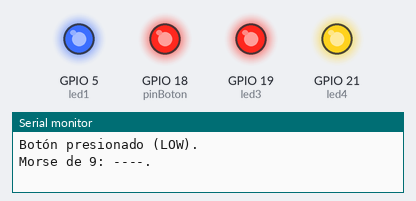
Bench run of a sketch on a simulated ESP32. Parts: output pins drawn as LEDs (lit = HIGH), the last lines printed to the serial monitor.

Above: at 0.3 s.
At 15.4 s:
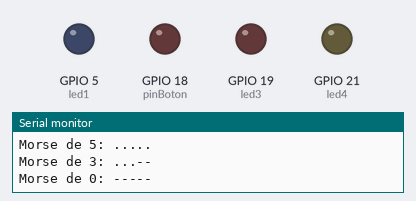
Timing chart, 0 to 21.8 s (numbered marks = the images above):
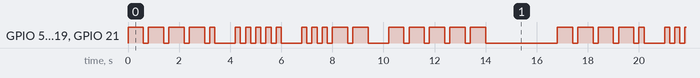

The sketch:

sketch.ino
```cpp
//NOTACIÓN DE NÚMEROS EN CÓDIGO MORSE:
//PUNTO = 200ms = ESPACIO DE TIEMPO
//RAYA = 600ms
/*case '0': return "-----";
    1:".----"
    2:"..---"
    3:"...--"
    4:"....-"
    5:"....."
    6:"-...."
    7:"--..."
    8:"---.."
    9:"----."
    INDETERMINADO: ""
*/


const int pinBoton = 18; //Le asigno a la constante pinBoton un valor al pin 18

// Pines para LEDs
const int led1 = 5;
const int led2 = 18;
const int led3 = 19;
const int led4 = 21;
void setup(){
  //Activa el monitor serial para poder imprimir mensajes en la consola.
  Serial.begin(9600);

  //Configura el pin 18 como entrada digital y activa la resistencia pull-up interna del ESP32.
  //Los ESP32 tienen resistencia interna incorporada, a diferencia de los Arduino UNO
  pinMode(pinBoton, INPUT_PULLUP);

  //Configurar pines de los LEDs como salida
  pinMode(led1, OUTPUT);
  pinMode(led2, OUTPUT);
  pinMode(led3, OUTPUT);
  pinMode(led4, OUTPUT);
}

void loop(){
  //Lee el estado del botón en ese momento: donde HIGH (1) = no presionado
  //LOW (0) = presionado
  int estado = digitalRead(pinBoton);

  //Entonces, si se presiona el botón, es decir
  if(estado == LOW){
    Serial.println("Botón presionado (LOW).");
    mostrarMorse("9530");
    delay(2000); //paiusa de 3segundos
  }

}

//Establezco q "." = 200ms y "-" = a 600ms.

//Toma cada elemento del string de números y lo itera por cada caracter.
//Se podría hacer con números o una lista con cada caracter, pero es un paso adicional
void mostrarMorse(String numeros){
  for(int i=0; i < numeros.length(); i++){
    char digito = numeros[i];
//Se extrae el primer elemento del String (un dígito) y se obtiene su equivalente en Morse.
    String morse = convertirAMorse(digito);

    Serial.print("Morse de ");
    Serial.print(digito);
    Serial.print(": ");
    Serial.println(morse);


    for(int j=0; j < morse.length(); j++){
      if(morse[j] == '.'){
        //Llama la función
        encenderLeds(200); // punto corto
      } else if(morse[j] == '-'){
        encenderLeds(600); // raya larga
      }
      delay(200); //espacio entre símbolos
    }
    delay(600); // espacio entre dígitos
  }
}

//Sentencia Switch, más intuitivo y a veces mejor que usar muchos condicionales if/else if
String convertirAMorse(char digito){
  switch(digito){
    case '0': return "-----";
    case '1': return ".----";
    case '2': return "..---";
    case '3': return "...--";
    case '4': return "....-";
    case '5': return ".....";
    case '6': return "-....";
    case '7': return "--...";
    case '8': return "---..";
    case '9': return "----.";
    default: return "";
  }
}

//Funciones abstraídas de C++ simplificado que generan las lucesitas de las led.
void encenderLeds(int duracion){
  //parámetros de digitalWrite(Tiempo en ms, paso de energía)
  digitalWrite(led1, HIGH);
  digitalWrite(led2, HIGH);
  digitalWrite(led3, HIGH);
  digitalWrite(led4, HIGH);
  delay(duracion);
  digitalWrite(led1, LOW);
  digitalWrite(led2, LOW);
  digitalWrite(led3, LOW);
  digitalWrite(led4, LOW);
}
```

Measured:
- by itself, GPIO 5 (led1), GPIO 18 (pinBoton), GPIO 19 (led3), GPIO 21 (led4): moves between LOW and HIGH, repeating every 16.8 s
- by itself, everything shown: repeats every 16.8 s, in 40 steps
